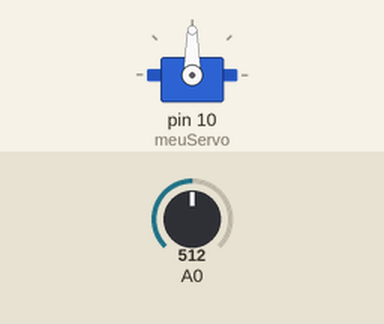
Recording of a sketch running on a simulated Arduino Uno, built with avr-gcc and run on an emulated ATmega328P. Parts: servo. The inputs (shaded band) are chosen by the test bench; at power-on: A0 = 512.

Above: at 1.2 s.
1.3 s: A0 set to 716
At 1.9 s:
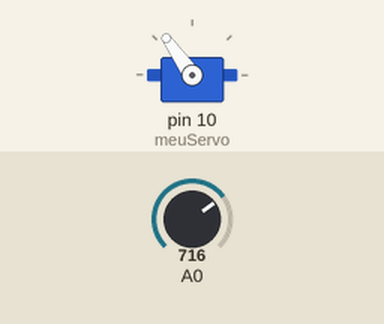
2.8 s: A0 set to 900
At 4.0 s:
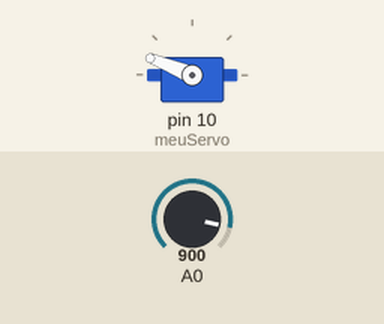
4.3 s: A0 set to 1023
At 5.2 s:
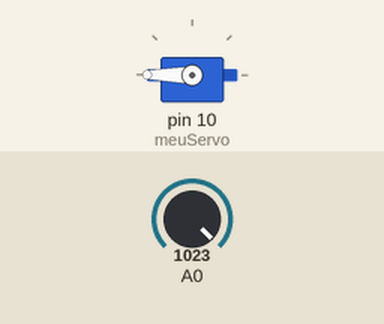
5.8 s: A0 set to 306
At 6.5 s:
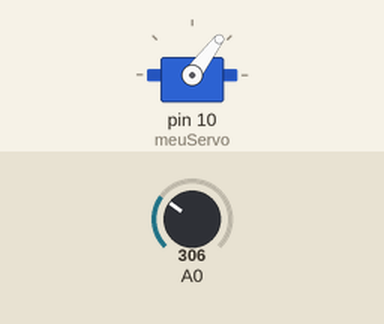
7.3 s: A0 set to 122
At 8.6 s:
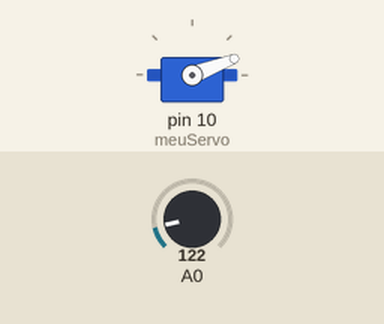
Timing chart, 0 to 9.8 s (numbered marks = the images above; inputs shaded):
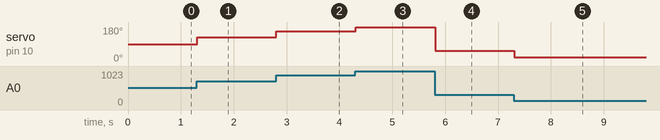

Measured:
- after the input at 1.3 s, servo on pin 10 (meuServo): 90° → 125° at once
- after the input at 2.8 s, servo on pin 10 (meuServo): 125° → 158° at once
- after the input at 4.3 s, servo on pin 10 (meuServo): 158° → 180° at once
- after the input at 5.8 s, servo on pin 10 (meuServo): 180° → 53° at once
- after the input at 7.3 s, servo on pin 10 (meuServo): 53° → 21° at once

The sketch:

Periscopio.ino
```cpp
#include <Servo.h>

Servo meuServo;

void setup() {
  meuServo.attach(10);
  pinMode(A0, INPUT);
}

void loop() {
  int posicaoPot = analogRead(A0);
  int posicaoServo =
    map(posicaoPot, 0, 1023, 0, 180);
  meuServo.write(posicaoServo);
  delay(10);
}
```
